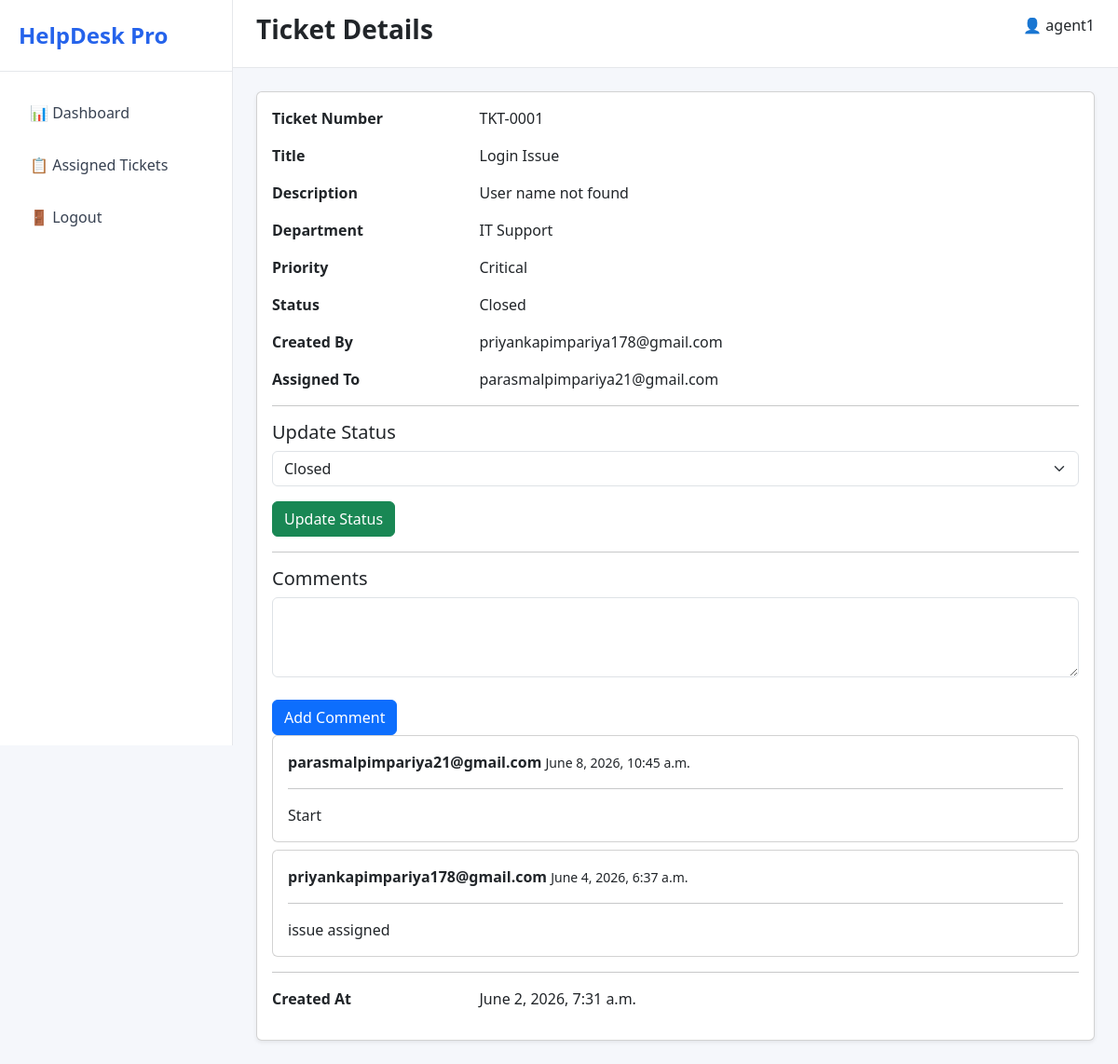
The app's page /tickets/detail/1/ (signed in) with its own data.
### accounts/models.py (models this page shows)
class User(AbstractUser):
    ROLE_CHOICES = (
        ('SUPER_ADMIN', 'Super Admin'),
        ('ADMIN', 'Admin'),
        ('AGENT', 'Agent'),
        ('EMPLOYEE', 'Employee'),
    )
    email = models.EmailField(unique=True)
    role = models.CharField(
        max_length=20,
        choices=ROLE_CHOICES,
        default='EMPLOYEE'
    )
    phone = models.CharField(
        max_length=15,
        blank=True,
        null=True
    )
    profile_image = models.ImageField(
        upload_to='profile_images/',
        blank=True,
        null=True
    )
    department = models.ForeignKey(
        'departments.Department',
        on_delete=models.SET_NULL,
        blank=True,
        null=True
    )
    USERNAME_FIELD = 'email'
    REQUIRED_FIELDS = ['username']
    def __str__(self):
        return self.email

### tickets/models.py (models this page shows, shortened)
class Ticket(models.Model):
    PRIORITY_CHOICES = [
        ('Low', 'Low'),
        ('Medium', 'Medium'),
        ('High', 'High'),
        ('Critical', 'Critical'),
    ]
    STATUS_CHOICES = [
        ('Open', 'Open'),
        ('In Progress', 'In Progress'),
        ('Resolved', 'Resolved'),
        ('Closed', 'Closed'),
    ]
    ticket_number = models.CharField(
        max_length=20,
        unique=True
    )
    title = models.CharField(
        max_length=255
    )
    description = models.TextField()
    department = models.ForeignKey(
        Department,
        on_delete=models.CASCADE
    )
    priority = models.CharField(
        max_length=20,
        choices=PRIORITY_CHOICES,
        default='Low'
    )
    status = models.CharField(
        max_length=20,
        choices=STATUS_CHOICES,
        default='Open'
    )
    created_by = models.ForeignKey(
        settings.AUTH_USER_MODEL,
        on_delete=models.CASCADE,
        related_name='created_tickets'
    )
    assigned_to = models.ForeignKey(
        settings.AUTH_USER_MODEL,
        on_delete=models.SET_NULL,
        null=True,
        blank=True,
        related_name='assigned_tickets'
    )
    created_at = models.DateTimeField(
        auto_now_add=True
    )
    updated_at = models.DateTimeField(
        auto_now=True
    )

class TicketComment(models.Model):
    ticket = models.ForeignKey(
        Ticket,
        on_delete=models.CASCADE,
        related_name='comments'
    )
    user = models.ForeignKey(
        settings.AUTH_USER_MODEL,
        on_delete=models.CASCADE
    )
    comment = models.TextField()
    created_at = models.DateTimeField(
        auto_now_add=True
    )

### departments/models.py (models this page shows)
class Department(models.Model):
    name = models.CharField(max_length=100)
    description = models.TextField(blank=True)
    created_at = models.DateTimeField(auto_now_add=True)
    def __str__(self):
        return self.name

### tickets/views.py (the view, shortened to what this page needs)
# urls.py: path('detail/<int:ticket_id>/', ticket_detail, name='ticket_detail' ),
@login_required
def ticket_detail(request, ticket_id):
    ticket = get_object_or_404(
        Ticket,
        id=ticket_id
    )
    if request.user.role == 'EMPLOYEE':
        if ticket.created_by != request.user:
            return redirect('dashboard')
    if request.user.role == 'AGENT':
        if ticket.assigned_to != request.user:
            return redirect('dashboard')
    agents = User.objects.filter(
        role='AGENT'
    )
    comments = ticket.comments.all().order_by('-created_at')
    return render(
        request,
        'tickets/ticket_detail.html',
        {
            'ticket': ticket,
            'agents': agents,
            'comments': comments
        }
    )

### templates/tickets/ticket_detail.html (shortened to what this page needs)
{% extends 'base.html' %}
{% block page_title %}
Ticket Details
{% endblock %}
{% block content %}
<div class="card shadow-sm">
    <div class="card-body">
        <div class="row mb-3">
            <div class="col-md-3">
                <strong>Ticket Number</strong>
            </div>
            <div class="col-md-9">
                {{ ticket.ticket_number }}
            </div>
        </div>
        <div class="row mb-3">
            <div class="col-md-3">
                <strong>Title</strong>
            </div>
            <div class="col-md-9">
                {{ ticket.title }}
            </div>
        </div>
        <div class="row mb-3">
            <div class="col-md-3">
                <strong>Description</strong>
            </div>
            <div class="col-md-9">
                {{ ticket.description }}
            </div>
        </div>
        <div class="row mb-3">
            <div class="col-md-3">
                <strong>Department</strong>
            </div>
            <div class="col-md-9">
                {{ ticket.department }}
            </div>
        </div>
        <div class="row mb-3">
            <div class="col-md-3">
                <strong>Priority</strong>
            </div>
            <div class="col-md-9">
                {{ ticket.priority }}
            </div>
        </div>
        <div class="row mb-3">
            <div class="col-md-3">
                <strong>Status</strong>
            </div>
            <div class="col-md-9">
                {{ ticket.status }}
            </div>
        </div>
        <div class="row mb-3">
            <div class="col-md-3">
                <strong>Created By</strong>
            </div>
            <div class="col-md-9">
                {{ ticket.created_by }}
            </div>
        </div>
        <div class="row mb-3">
            <div class="col-md-3">
                <strong>Assigned To</strong>
            </div>
            <div class="col-md-9">
                {% if ticket.assigned_to %}
                    {{ ticket.assigned_to }}
                {% else %}
                    Not Assigned
                {% endif %}
            </div>
        </div>
        {% if request.user.role == 'ADMIN' or request.user.role == 'SUPER_ADMIN' or request.user.role == 'AGENT' %}
            <hr>
            <h5>Update Status</h5>
            <form method="POST">
                <div class="mb-3">
                    <select name="status" class="form-select">
                        <option value="Closed" {% if ticket.status == 'Closed' %}selected{% endif %}>
                            Closed
                        </option>
                    </select>
                </div>
                <button type="submit" class="btn btn-success">
                    Update Status
                </button>
            </form>
        {% endif %}
        <hr>
            <h5>Comments</h5>
            <form method="POST">
                <textarea
                    name="comment"
                    class="form-control"
                    rows="3"
                    placeholder="Add comment...">
                </textarea>
                <br>
                <button
                    type="submit"
                    class="btn btn-primary">
                    Add Comment
                </button>
            </form>
            {% for comment in comments %}
            <div class="card mb-2">
                <div class="card-body">
                    <strong>
                        {{ comment.user }}
                    </strong>
                    <small>
                        {{ comment.created_at }}
                    </small>
                    <hr>
                    {{ comment.comment }}
                </div>
            </div>
            {% empty %}
            <p>No comments yet.</p>
            {% endfor %}
            <hr>
        <div class="row mb-3">
            <div class="col-md-3">
                <strong>Created At</strong>
            </div>
            <div class="col-md-9">
                {{ ticket.created_at }}
            </div>
        </div>
    </div>
</div>
{% endblock %}

### templates/base.html (shortened to what this page needs)
<!DOCTYPE html>
<html lang="en">
<head>
    <link href="https://cdn.jsdelivr.net/npm/bootstrap@5.3.3/dist/css/bootstrap.min.css" rel="stylesheet">
</head>
<body>
<div class="sidebar">
    <div class="logo">
        HelpDesk Pro
    </div>
    <div class="menu">
        <a href="{% url 'dashboard' %}"> 📊 Dashboard </a>
        {% if request.user.role == 'AGENT' %}
            <a href="{% url 'assigned_tickets' %}"> 📋 Assigned Tickets </a>
        {% endif %}
        <a href="{% url 'logout' %}">🚪 Logout</a>
    </div>
</div>
<div class="content">
    <div class="navbar-custom">
        <div class="d-flex justify-content-between">
            <h3 class="fw-bold">
                {% block page_title %}{% endblock %}
            </h3>
            <span>
               👤 {{ request.user.username }}
            </span>
        </div>
    </div>
    <div class="page-content">
        {% block content %}
        {% endblock %}
    </div>
</div>
</body>
</html>

### templates/base.html (style rules this page uses)
body { background:#f5f7fb; margin:0; }
.sidebar { width:250px; height:100vh; position:fixed; left:0; top:0; background:white; border-right:1px solid #e5e7eb; }
.logo { padding:20px; font-size:24px; font-weight:bold; color:#2563eb; border-bottom:1px solid #e5e7eb; }
.menu { padding:20px; }
.menu a { display:block; text-decoration:none; color:#374151; padding:12px; border-radius:10px; margin-bottom:8px; }
.content { margin-left:250px; }
.navbar-custom { background:white; padding:15px 25px; border-bottom:1px solid #e5e7eb; }
.page-content { padding:25px; }

### records on screen
User: user.username "agent1"
Ticket: ticket_number "TKT-0001", title "Login Issue", description "User name not found", department "IT Support", priority "Critical", status "Closed", created_by "priyankapimpariya178@gmail.com", assigned_to "parasmalpimpariya21@gmail.com", created_at "June 2, 2026, 7:31 a.m."
TicketComment: user "parasmalpimpariya21@gmail.com", created_at "June 8, 2026, 10:45 a.m.", comment "Start"
TicketComment: user "priyankapimpariya178@gmail.com", created_at "June 4, 2026, 6:37 a.m.", comment "issue assigned"
